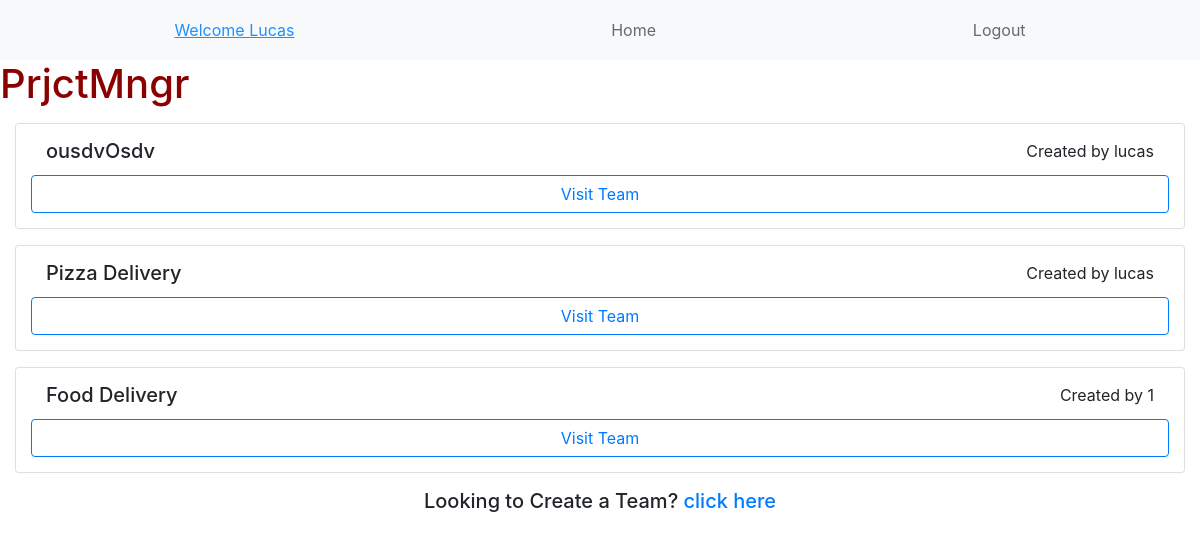
Page / (signed in) on the earlier database version.
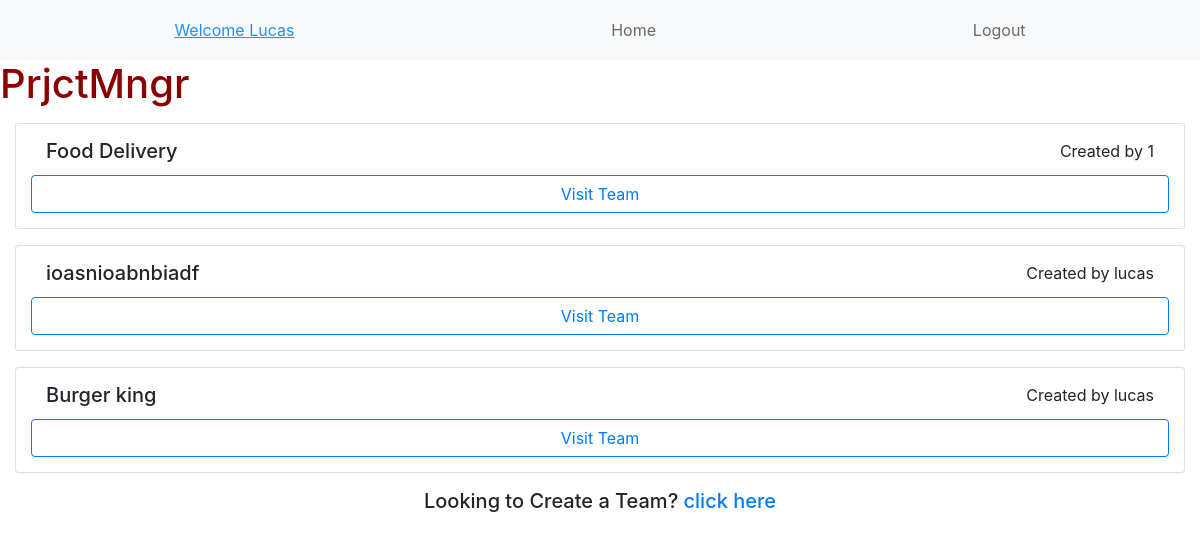
Same page on the later database version.
### team/models.py (models this page shows)
class User(AbstractUser):
    friends = models.ManyToManyField('self', related_name='friends', blank=True)

class Team(models.Model):
    name = models.CharField(max_length=50, unique=True)
    creator = models.ForeignKey(User, on_delete=models.CASCADE, related_name='teams_created',null=True)
    members = models.ManyToManyField('User', related_name='teams', blank=True)
    deadline = models.DateField(default=datetime.date.today)
    description = models.TextField(blank=True,default='')
    archived = models.BooleanField(default=False)
    admins = models.ManyToManyField('User', related_name='admins', blank=True)

### team/views.py (the view)
# urls.py: path('', views.index, name='index'),
def index(request):
    if request.user.is_authenticated:
        user = request.user
        teams=[]
        for team in Team.objects.all():
            if team.members.filter(id=user.id).exists():
                teams.append(team)
        return render(request, 'index.html', {'teams':teams})
    else:
        return render(request, 'register.html')

### team/templates/index.html (shortened to what this page needs)
{% extends "layout.html" %}
{% block body %}
    {% if teams %}
        {% for team in teams %}
            <div class="card mb-3" style="margin: 15px;padding: 15px;">
                <div class="row" style="justify-content: space-between;margin-left: 15px;margin-right: 15px;">
                    <h5 class="card-title">{{ team.name }}</h5>
                    <p class="card-text">Created by {{ team.creator }}</p>
                </div>
                <form action="edit_members/{{ team.name }}" style="text-align: center">
                    <input style="width:100%;" type="submit" class="btn btn-outline-primary" value="Visit Team">
                </form>
            </div>
        {% endfor %}
    {% else %}
        <h3 style="text-align: center;margin-top:40px" >Look's Like There's Nothing here.</h3>
    {% endif %}
            <h5 style="text-align: center">Looking to Create a Team? <a href ="create_team" > click here</a></h5>
{% endblock %}

### team/templates/layout.html (shortened to what this page needs)
{% load static %}
<!DOCTYPE html>
<html lang="en">
<head>
    <link rel="stylesheet" href="https://stackpath.bootstrapcdn.com/bootstrap/4.4.1/css/bootstrap.min.css">
    <link rel="stylesheet" href="{% static '../static/styles.css' %}">
</head>
<body>
<nav class="navbar navbar-expand-lg navbar-light bg-light" style="justify-content: space-around; height: 60px;">
    {% if user.is_authenticated %}
        <a style="color:dodgerblue;text-decoration: underline" >Welcome {{ user.username.capitalize }}</a>
        <a class="links" href="{% url 'index' %}">Home</a>
        <a class="links" href="{% url 'logout' %}">Logout</a>
    {% else %}
        <a class="links" href="{% url 'login' %}">Login</a>
        <a class="links" href="{% url 'register' %}">Register</a>
    {% endif %}
</nav>
<h1 style="color:darkred">PrjctMngr</h1>
{% block body %}
{% endblock %}
</body>
</html>

Differences in the rows shown:
no longer on this page (row unchanged): Team: name "ousdvOsdv", creator "lucas"
no longer on this page (row unchanged): Team: name "Pizza Delivery", creator "lucas"
added Team: name "ioasnioabnbiadf", creator "lucas"
added Team: name "Burger king", creator "lucas"
